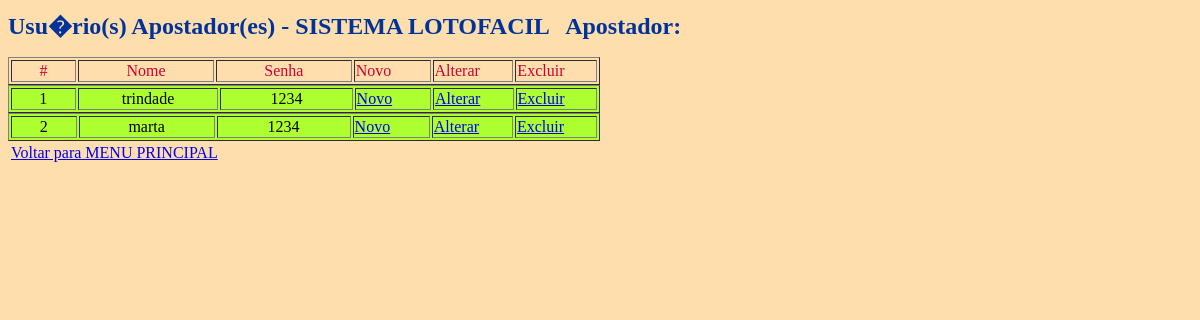
Before: /loto_facil/cadusuario.php with the older database file.
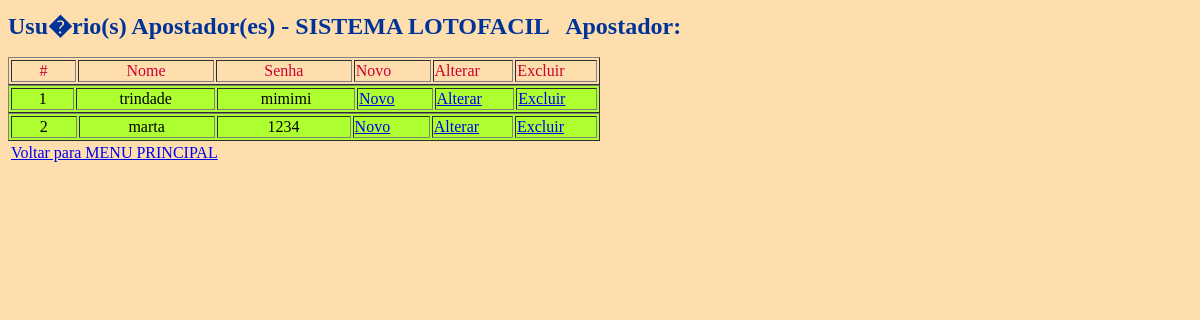
After: the same page with the newer database file.
### tables this page shows
CREATE TABLE IF NOT EXISTS `usuario` (
  `cod_usuario` int(3) NOT NULL AUTO_INCREMENT,
  `usuario` varchar(10) NOT NULL,
  `senha` varchar(10) NOT NULL,
  PRIMARY KEY (`cod_usuario`),
  UNIQUE KEY `usuario` (`usuario`)
);

### loto_facil/classes.php (the view, shortened to what this page needs)
<?php
  class Conexao
      {  private
		 $mensagem,
		 $sucesso;
       function conexao() {
	    $con = mysql_connect("localhost","root","") or die ("PROBLEMA NA CONEX�O");
	    $db = mysql_select_db("loto_facil",$con)  or die("BANCO DE DADOS N�O ENCONTRADO");
	    return $db;
        }
	  }
  class Operacao extends Conexao
  {   private
	  $tabela=null,
	  $campo=null,
	  $valor=null;
   function listar($tabela,$order)
		 {$sql_list = " select * from $tabela ";
		  $result_list = mysql_query($sql_list) or die($mensagem);
		  return $result_list;
     	 }
  }
 class Tela
 {    private
	 $acao,
     $titulo;
  function abreHtml($titulo)
  {
    $resultado="
     <HTML>
       <HEAD>
        <TITLE>$titulo</TITLE>
        <META HTTP-EQUIV='Content-Type' CONTENT='text/html; charset=iso-8859-1'>
  	   </HEAD>
       <BODY BGCOLOR='#FFDEAD' TEXT='#000000'> ";
     return $resultado;
  }
   function fechaHtml()
   {$resultado="
     </BODY>
     </HTML>  ";
    return $resultado;
   }
   function abreFormulario($acao)
   { $resultado="<FORM METHOD=POST ACTION='$acao'>";
     return $resultado;
   }
   function fechaFormulario()
   { $resultado="</FORM>";
     return $resultado;
   }
  function linha_Menu_apostador($usuario)
   { $resultado="
     <TABLE align='left'>
     <tr>
     <td  align='left'><font color='#CC0033'>
     <A HREF='sistema_lotofacil.php?usuario=$usuario'>Voltar para MENU PRINCIPAL</A>
     </font>
     </td>
     </tr>
     </table>
    ";
     return $resultado;
   }
  function tela_lista_usuario($r_result,$tabela,$arq_php_conc,$arq_php_mov,$usuario)
	{
    if ($tabela=="usuario"){
	    $titulo="Usu�rio(s) Apostador(es) - SISTEMA LOTOFACIL";
	  }
    $retornotela="<p class='titulo'><font color='#003399' size='5'><b>$titulo &nbsp Apostador: $usuario</b></font></p>";
    $retornotela.="
        <table width='50%' border='1'>
        <tr>
          <td width='100' align='center'><font color='#CC0033'>#</font></td>
          <td width='200' align='center'><font color='#CC0033'>Nome</font></td>
          <td width='200' align='center'><font color='#CC0033'>Senha</font></td>
                       ";
	if ($tabela=="usuario") {
	 $retornotela.="
     	  <td width='100' align='top'><font color='#CC0033'>Novo</font></td>
		  <td width='100' align='top'><font color='#CC0033'>Alterar</font></td>
		  <td width='100' align='top'><font color='#CC0033'>Excluir</font></td>
                       ";
		  }
	 $retornotela.="
         </tr>
         </table>
                       ";
   while ($linha = mysql_fetch_array($r_result)) {
    $cortabela="#ADFF2F";
    if ($tabela=="usuario") {
     $cod_usuario = $linha["cod_usuario"];
     $nome_usuario = $linha["usuario"];
     $senha = $linha["senha"];
   }
   $retornotela.="
        <table width='50%' border='1' bgcolor='$cortabela'>
          <tr>
            <td width='100' valign='top' align='center'>$cod_usuario</td>
            <td width='200' valign='top' align='center'>$nome_usuario</td>
            <td width='200' valign='top' align='center'>$senha</td>
                                                                     ";
        if ($tabela=="usuario") {
           $retornotela.="
            <td width='100' valign='top'><a href='$arq_php_conc?usuario=$usuario'>Novo</a></td>
            <td width='100' valign='top'><a href='$arq_php_mov?cod=$cod_usuario&usuario=$usuario&ALTERAR=true'>Alterar</a></td>
            <td width='100' valign='top'><a href='$arq_php_mov?cod=$cod_usuario&usuario=$usuario&EXCLUIR=true'>Excluir</a></td>  ";
            }
    }
     return $retornotela;
 }
 }
 ?>

### loto_facil/cadusuario.php
<?php
include("classes.php");
$usuario = $_POST['usuario'];
$nome_usuario = $_POST['nome_usuario'];
$senha = $_POST['senha'];
$objeto = new CadUsuario();
$objtela = new Tela();
$op_ok=$objeto->cadUsuario_1($nome_usuario,$senha);
if(isset($op_ok))
 {
   $r_lista=$objeto->listar("usuario","");
   echo $objtela->abreHtml("Lista Usuários - Sistema LOTOFACIL");
   echo $objtela->abreFormulario("");
   echo $objtela->tela_lista_usuario($r_lista,"usuario","f_usuario.php","movusuario.php",$usuario);
   echo $objtela->linha_Menu_apostador($usuario);
   echo $objtela->fechaFormulario();
   echo $objtela->fechaHtml();
 }
?>

Changed rows visible on the page:
changed usuario "trindade": senha "1234" → "mimimi"
